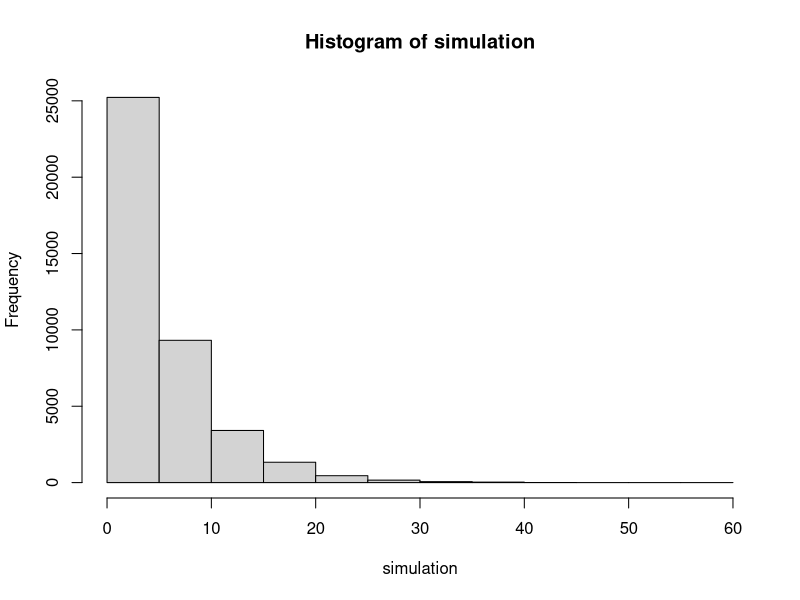
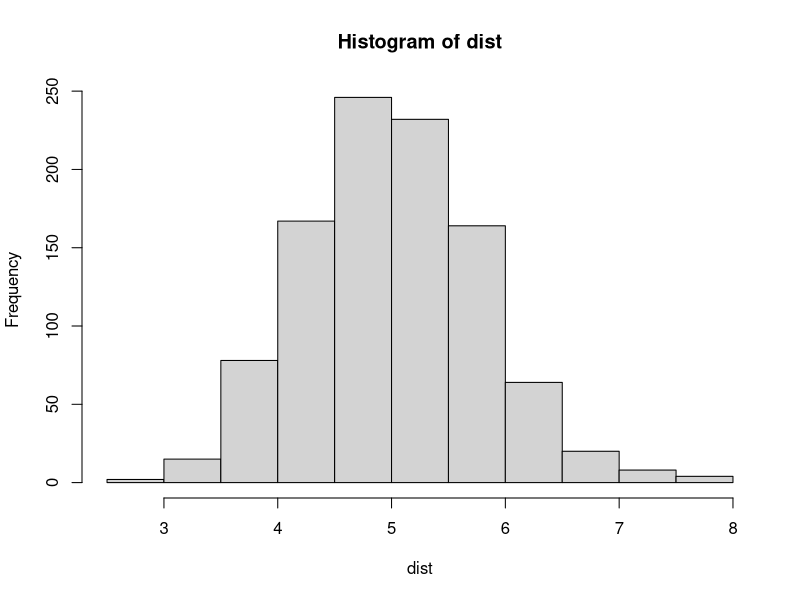

Source code (R) for these figures, in order: (Note: this script raises an error after producing the figures.)
## ---- chunk 1
knitr::opts_chunk$set(echo = TRUE)
library(ggplot2)
## ---- chunk 2
# make result reproducible
set.seed(123)
# number of simulations
nsim <- 1000
# exp distribution parameters
n <- 40; lambda <- 0.2
## ---- chunk 3
simulation <- rexp(n * nsim, lambda)
hist(simulation)
## ---- chunk 4
dist <- apply(matrix(simulation, nrow = nsim), 1, mean)
## ---- chunk 5
hist(dist)
summary(dist)
## ---- chunk 6
#calculate results
tmean <- 1 / lambda; tvar <- beta^2
## ---- chunk 7
means <- c(tmean, mean(dist))
names(means) <- c("Theoretical Mean", "Distribution Mean")
means
## ---- chunk 8
ggplot(df, aes(m)) + geom_histogram(bins = 20) + geom_vline(xintercept = tmean, color = "red") + geom_vline(xintercept = mean(dist), color = "blue")
## ---- chunk 9
variances <- c(tvar, var(dist))
names(variances) <- c("Theoretical Var", "Distribution Var")
variances
